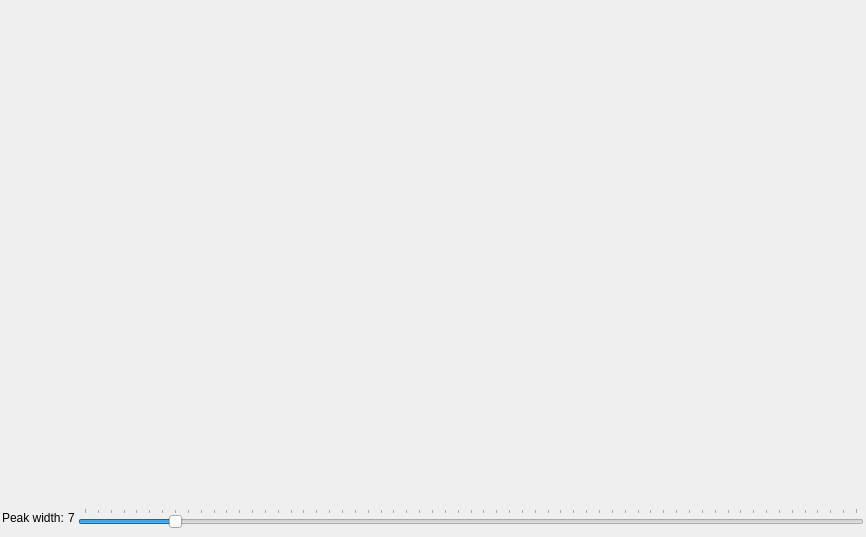
<?xml version="1.0" encoding="UTF-8"?>
<ui version="4.0">
 <class>IrDialog</class>
 <widget class="QDialog" name="IrDialog">
  <property name="geometry">
   <rect>
    <x>0</x>
    <y>0</y>
    <width>866</width>
    <height>537</height>
   </rect>
  </property>
  <property name="windowTitle">
   <string>IR Spectrum</string>
  </property>
  <layout class="QVBoxLayout" name="verticalLayout" stretch="12,1">
   <property name="spacing">
    <number>0</number>
   </property>
   <property name="leftMargin">
    <number>2</number>
   </property>
   <property name="topMargin">
    <number>0</number>
   </property>
   <property name="rightMargin">
    <number>2</number>
   </property>
   <property name="bottomMargin">
    <number>9</number>
   </property>
   <item>
    <widget class="QWidget" name="widget" native="true"/>
   </item>
   <item>
    <layout class="QHBoxLayout" name="horizontalLayout" stretch="0,0,0">
     <item>
      <widget class="QLabel" name="label">
       <property name="text">
        <string>Peak width: </string>
       </property>
      </widget>
     </item>
     <item>
      <widget class="QLabel" name="widthlabel">
       <property name="text">
        <string>7 </string>
       </property>
      </widget>
     </item>
     <item>
      <widget class="QSlider" name="gaussslider">
       <property name="tabletTracking">
        <bool>false</bool>
       </property>
       <property name="autoFillBackground">
        <bool>false</bool>
       </property>
       <property name="maximum">
        <number>60</number>
       </property>
       <property name="sliderPosition">
        <number>7</number>
       </property>
       <property name="orientation">
        <enum>Qt::Horizontal</enum>
       </property>
       <property name="invertedAppearance">
        <bool>false</bool>
       </property>
       <property name="tickPosition">
        <enum>QSlider::TicksAbove</enum>
       </property>
       <property name="tickInterval">
        <number>1</number>
       </property>
      </widget>
     </item>
    </layout>
   </item>
  </layout>
 </widget>
 <resources/>
 <connections/>
</ui>
